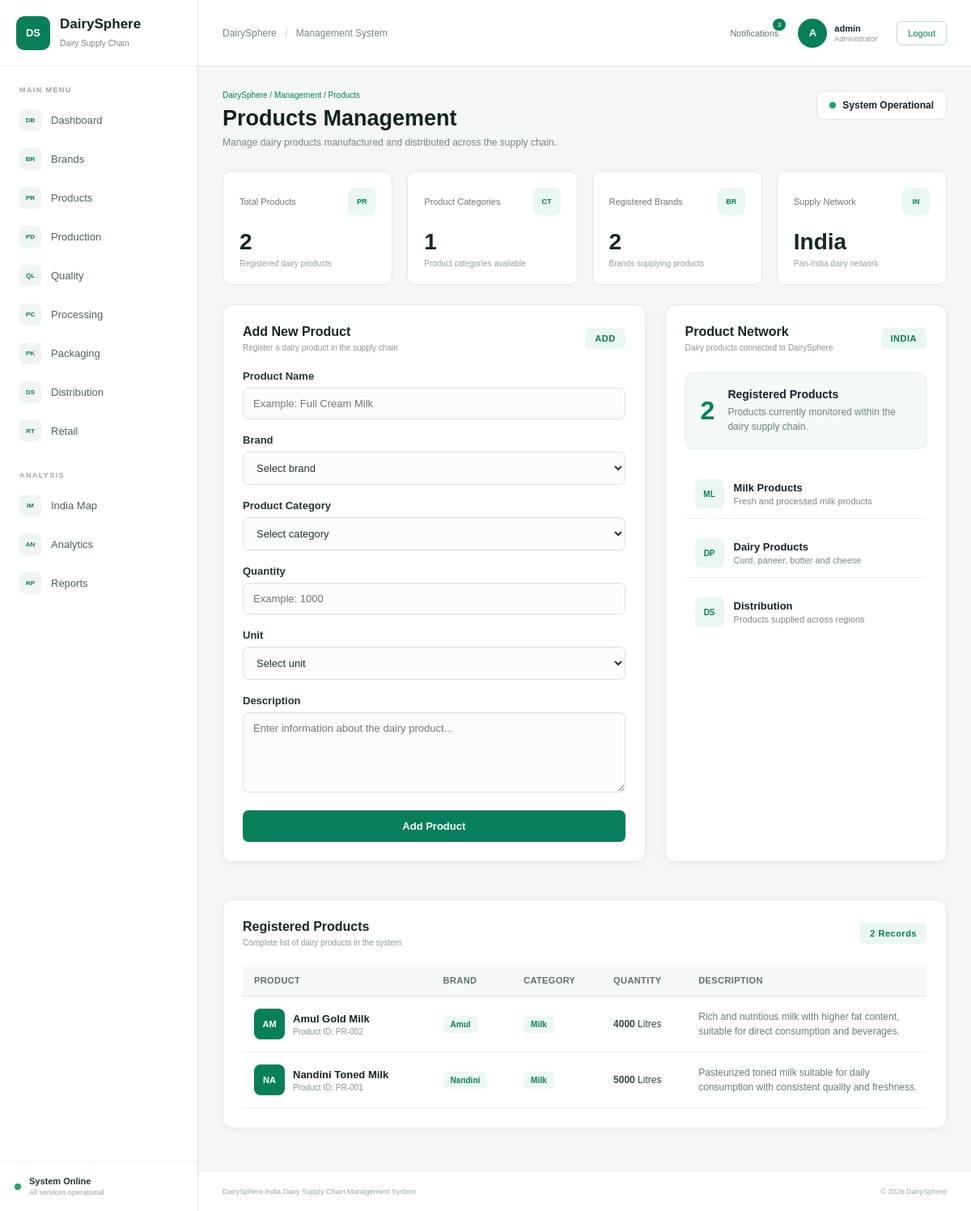
Screenshot of /products (signed in) with the database file from the repository.
### tables this page shows
CREATE TABLE products (

            id INTEGER PRIMARY KEY AUTOINCREMENT,

            name TEXT NOT NULL,

            brand_id INTEGER NOT NULL,

            category TEXT NOT NULL,

            quantity TEXT,

            unit TEXT,

            description TEXT,

            created_at TIMESTAMP DEFAULT CURRENT_TIMESTAMP,

            FOREIGN KEY (brand_id)
            REFERENCES brands(id)

        );

CREATE TABLE brands (

            id INTEGER PRIMARY KEY AUTOINCREMENT,

            name TEXT NOT NULL,

            company_type TEXT NOT NULL,

            headquarters TEXT,

            description TEXT,

            created_at TIMESTAMP DEFAULT CURRENT_TIMESTAMP

        );

### app.py (the view)
@app.route("/products")
def products():
    if "username" not in session:
        return redirect("/login")
    connection = get_db_connection()
    products = connection.execute(
        """
        SELECT
            products.id,
            products.name,
            products.category,
            products.quantity,
            products.unit,
            products.description,
            brands.name AS brand_name

        FROM products

        JOIN brands
        ON products.brand_id = brands.id

        ORDER BY products.id DESC
        """
    ).fetchall()
    brands = connection.execute(
        """
        SELECT *
        FROM brands
        ORDER BY name
        """
    ).fetchall()
    connection.close()
    return render_template(
        "products.html",
        products=products,
        brands=brands,
        username=session["username"]
    )

### database.py (called while the page is built)
def get_db_connection():
    connection = sqlite3.connect(DATABASE)
    connection.row_factory = sqlite3.Row
    return connection

### templates/products.html (shortened to what this page needs)
{% extends "base.html" %}
{% block content %}
<div class="page-header">
    <div>
        <p class="breadcrumb">
            DairySphere / Management / Products
        </p>
        <h1>Products Management</h1>
        <p class="page-description">
            Manage dairy products manufactured and distributed
            across the supply chain.
        </p>
    </div>
    <div class="page-status">
        <span class="status-dot"></span>
        System Operational
    </div>
</div>
<div class="stats-grid">
    <div class="stat-card">
        <div class="stat-header">
            <span>Total Products</span>
            <div class="stat-icon">PR</div>
        </div>
        <h2>{{ products|length }}</h2>
        <p>Registered dairy products</p>
    </div>
    <div class="stat-card">
        <div class="stat-header">
            <span>Product Categories</span>
            <div class="stat-icon">CT</div>
        </div>
        <h2>
            {{ products|map(attribute='category')|unique|list|length }}
        </h2>
        <p>Product categories available</p>
    </div>
    <div class="stat-card">
        <div class="stat-header">
            <span>Registered Brands</span>
            <div class="stat-icon">BR</div>
        </div>
        <h2>{{ brands|length }}</h2>
        <p>Brands supplying products</p>
    </div>
    <div class="stat-card">
        <div class="stat-header">
            <span>Supply Network</span>
            <div class="stat-icon">IN</div>
        </div>
        <h2>India</h2>
        <p>Pan-India dairy network</p>
    </div>
</div>
<div class="brand-management-grid">
    <section class="panel brand-form-panel">
        <div class="panel-header">
            <div>
                <h2>Add New Product</h2>
                <p>
                    Register a dairy product in the supply chain
                </p>
            </div>
            <div class="panel-code">
                ADD
            </div>
        </div>
        <form action="{{ url_for('add_product') }}"
              method="POST"
              class="brand-form">
            <div class="form-group">
                <label for="name">
                    Product Name
                </label>
                <input
                    type="text"
                    id="name"
                    name="name"
                    placeholder="Example: Full Cream Milk"
                    required
                >
            </div>
            <div class="form-group">
                <label for="brand_id">
                    Brand
                </label>
                <select
                    id="brand_id"
                    name="brand_id"
                    required
                >
                    <option value="">
                        Select brand
                    </option>
                </select>
            </div>
            <div class="form-group">
                <label for="category">
                    Product Category
                </label>
                <select
                    id="category"
                    name="category"
                    required
                >
                    <option value="">
                        Select category
                    </option>
                </select>
            </div>
            <div class="form-group">
                <label for="quantity">
                    Quantity
                </label>
                <input
                    type="number"
                    id="quantity"
                    name="quantity"
                    placeholder="Example: 1000"
                    min="0"
                    step="0.01"
                    required
                >
            </div>
            <div class="form-group">
                <label for="unit">
                    Unit
                </label>
                <select
                    id="unit"
                    name="unit"
                    required
                >
                    <option value="">
                        Select unit
                    </option>
                </select>
            </div>
            <div class="form-group">
                <label for="description">
                    Description
                </label>
                <textarea
                    id="description"
                    name="description"
                    rows="5"
                    placeholder="Enter information about the dairy product..."
                ></textarea>
            </div>
            <button type="submit" class="primary-button">
                Add Product
            </button>
        </form>
    </section>
    <section class="panel brand-info-panel">
        <div class="panel-header">
            <div>
                <h2>Product Network</h2>
                <p>
                    Dairy products connected to DairySphere
                </p>
            </div>
            <div class="network-badge">
                INDIA
            </div>
        </div>
        <div class="network-summary">
            <div class="summary-number">
                {{ products|length }}
            </div>
            <div>
                <strong>Registered Products</strong>
                <p>
                    Products currently monitored
                    within the dairy supply chain.
                </p>
            </div>
        </div>
        <div class="network-features">
            <div class="feature-row">
                <div class="feature-icon">
                    ML
                </div>
                <div>
                    <strong>Milk Products</strong>
                    <span>
                        Fresh and processed milk products
                    </span>
                </div>
            </div>
            <div class="feature-row">
                <div class="feature-icon">
                    DP
                </div>
                <div>
                    <strong>Dairy Products</strong>
                    <span>
                        Curd, paneer, butter and cheese
                    </span>
                </div>
            </div>
            <div class="feature-row">
                <div class="feature-icon">
                    DS
                </div>
                <div>
                    <strong>Distribution</strong>
                    <span>
                        Products supplied across regions
                    </span>
                </div>
            </div>
        </div>
    </section>
</div>
<section class="panel registered-brands-panel">
    <div class="panel-header">
        <div>
            <h2>Registered Products</h2>
            <p>
                Complete list of dairy products in the system
            </p>
        </div>
        <div class="record-count">
            {{ products|length }} Records
        </div>
    </div>
    {% if products %}
    <div class="brand-table-wrapper">
        <table class="brand-table">
            <thead>
                <tr>
                    <th>Product</th>
                    <th>Brand</th>
                    <th>Category</th>
                    <th>Quantity</th>
                    <th>Description</th>
                </tr>
            </thead>
            <tbody>
                {% for product in products %}
                <tr>
                    <td>
                        <div class="brand-name-cell">
                            <div class="brand-avatar">
                                {{ product.name[:2]|upper }}
                            </div>
                            <div>
                                <strong>
                                    {{ product.name }}
                                </strong>
                                <span>
                                    Product ID:
                                    PR-{{ "%03d"|format(product.id) }}
                                </span>
                            </div>
                        </div>
                    </td>
                    <td>
                        <span class="company-badge">
                            {{ product.brand_name }}
                        </span>
                    </td>
                    <td>
                        <span class="company-badge">
                            {{ product.category }}
                        </span>
                    </td>
                    <td>
                        <strong>
                            {{ product.quantity }}
                        </strong>
                        {{ product.unit }}
                    </td>
                    <td class="description-cell">
                        {% if product.description %}
                            {{ product.description }}
                        {% else %}
                            No description available
                        {% endif %}
                    </td>
                </tr>
                {% endfor %}
            </tbody>
        </table>
    </div>
    {% endif %}
</section>
{% endblock %}

### rows the page displays
products: name "AM", name "Amul Gold Milk", id "002", brand_name "Amul", category "Milk", quantity "4000", unit "Litres", description "Rich and nutritious milk with higher fat content, suitable for direct consumption and beverages."
products: name "NA", name "Nandini Toned Milk", id "001", brand_name "Nandini", category "Milk", quantity "5000", unit "Litres", description "Pasteurized toned milk suitable for daily consumption with consistent quality and freshness."

### other values shown
{{ username[0]|upper }} "A"
{{ username }} "admin"
{{ products|length }} "2"
{{ products|map(attribute='category')|unique|list|length }} "1"
{{ brands|length }} "2"
